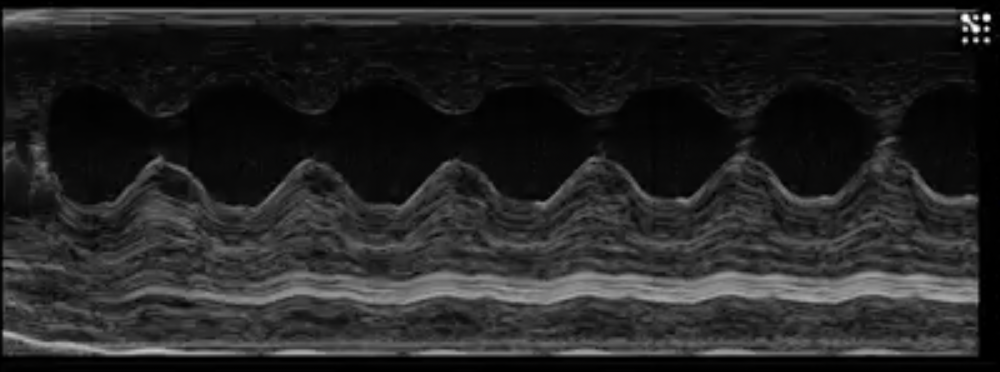
#> input picture test_image2.png, 1999 x 744 px (shown at 1/2 size)
$ jupyter execute --allow-errors clean_pipeline.ipynb
#> lines starting #> are read from the running program, lines starting #| are printed output that depends on the picture; after the words box and inside, x2 and y2 are one past the last pixel; in counts of white or black regions, pixels touching at a corner belong together
# Clean pipeline from png to alarm - Single image

[cell 1]
import numpy as np
import cv2
import pydicom as dicom
from matplotlib import pyplot as plt
from scipy.signal import argrelextrema

## Parameters to set for later

[cell 2]
min_scale = 2
max_scale = 10
HR = 450

## The image in this example

[cell 3]
# 1023/2W/AVI/2018-06-27-17-34-00_2018-05-02-15-21-59_1.avi

img = cv2.imread("test_image2.png", 0)
#> img: shape (744, 1999); min 0, max 255, mean 36.2
implot = plt.imshow(img, cmap="gray")

### Preprocessed images

[cell 4]
roof = cv2.imread("res/higher.png", 0)
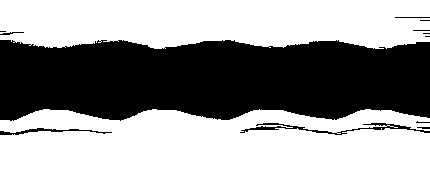
#> input picture imgs/995/PSLA_0w_cut/FRAME21/higher.png, 430 x 170 px, found by its file name
#> roof: shape (170, 430); 57.6% white; 12 black regions (6 under 20 px), largest, box (x1, y1, x2, y2) and area: (0, 40, 430, 121) 30121, (240, 123, 430, 135) 507, (0, 128, 112, 135) 232, (395, 17, 430, 18) 35, (0, 32, 24, 35) 33, (417, 127, 430, 129) 21
plt.imshow(roof, cmap="gray")
plt.title("Isolating roof of LVID")
plt.show()

tat = cv2.imread("res/lower.png", 0)
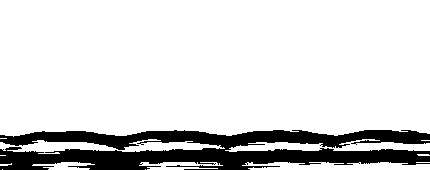
#> input picture imgs/995/PSLA_0w_cut/FRAME21/lower.png, 430 x 170 px, found by its file name
#> tat: shape (170, 430); 84.7% white; 1 black region, box (x1, y1, x2, y2) and area: (0, 130, 430, 170) 11219
plt.imshow(tat, cmap="gray")
plt.title("Isolating boundary for LVPW")
plt.show()

floor = cv2.imread("res/medium.png", 0)
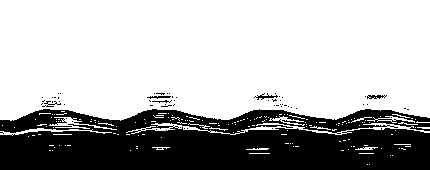
#> input picture imgs/995/PSLA_0w_cut/FRAME21/medium.png, 430 x 170 px, found by its file name
#> floor: shape (170, 430); 69.9% white; 61 black regions (55 under 20 px), largest, box (x1, y1, x2, y2) and area: (0, 109, 430, 170) 21709, (254, 93, 278, 100) 58, (367, 95, 387, 99) 50, (147, 96, 171, 99) 43, (42, 101, 61, 107) 40, (152, 100, 172, 103) 24
plt.imshow(floor, cmap="gray")
plt.title("Isolating bottom of LVID")
plt.show()

### Functions for finding IVS, LVAW, LVID and LVPW distances

#### Older version

[cell 5]
# Link: https://www.geeksforgeeks.org/longest-sequence-positive-integers-array/

def getLongestSeq_LVID(a, n):
    maxIdx = 0
    maxLen = 0
    currLen = 0
    currIdx = 0
    for k in range(n):
        if a[k] < 15:
            currLen += 1
            if currLen == 1:
                currIdx = k
        else:
            if currLen > maxLen:
                maxLen = currLen
                maxIdx = currIdx
            currLen = 0

    if currLen > maxLen:
        maxLen = currLen
        maxIdx = currIdx

    if maxLen > 0:
        return maxIdx, maxLen
    else:
        return 0,0

def getLongestSeq_below_LVPW(a, n):
    maxIdx = 0
    maxLen = 0
    currLen = 0
    currIdx = 0
    for k in range(n):
        if a[k] > 100:
            currLen += 1
            if currLen == 1:
                currIdx = k
        else:
            if currLen > maxLen:
                maxLen = currLen
                maxIdx = currIdx
            currLen = 0

    if currLen > maxLen:
        maxLen = currLen
        maxIdx = currIdx

    if maxLen > 0:
        return maxIdx, maxLen
    else:
        return 0,0

[cell 6]
# LVPW Goes from start_below_LVPW_x to end_LVID_y
# IVS goes from start_LVID_x to top of frame at 0

start_LVID_x = []
end_LVID_y = []
start_below_LVPW_x = []
end_below_LVPW_y = []

for i in range(len(floor[0])):
    col = img[:,i]
    n_ = len(col)

    start_LVID,stretch_LVID = getLongestSeq_LVID(col, n_)

    start_LVID_x.append(start_LVID)
    end_LVID_y.append(start_LVID+stretch_LVID)

    start_LVPW,stretch_LVPW = getLongestSeq_below_LVPW(col, n_)

    start_below_LVPW_x.append(start_LVPW)
    end_below_LVPW_y.append(start_LVPW+stretch_LVPW)
#> this loop made 430 passes
#> (start_LVID, stretch_LVID, start_LVPW, stretch_LVPW) on passes 1 to 3: (0, 744, 0, 0), (0, 526, 0, 0), (52, 248, 0, 0)

# Saving the measurements
IVS_LVAW2 = np.array(start_LVID_x)
LVID2 = np.array(end_LVID_y) - np.array(start_LVID_x)
LVPW2 = np.array(start_below_LVPW_x) - np.array(end_LVID_y)


plt.imshow(img, cmap="gray")
for i in range(0,len(start_LVID_x),50):
    #IVS/LVAW
    plt.vlines(i, start_LVID_x[i], 0, colors="red")
#> this loop made 9 passes
#> i on passes 2 to 9: 50, 100, 150, 200, 250, 300, 350, 400
plt.title("Outline of IVS/LVAW measurements")
plt.show()
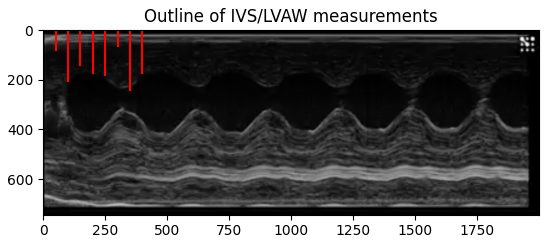
#> figure drawn by matplotlib, 1 panel

plt.imshow(img, cmap="gray")
for i in range(0,len(start_LVID_x),50):
    #LVID
    plt.vlines(i, start_LVID_x[i], end_LVID_y[i], colors="blue")
plt.title("Outline of LVID measurements")
plt.show()
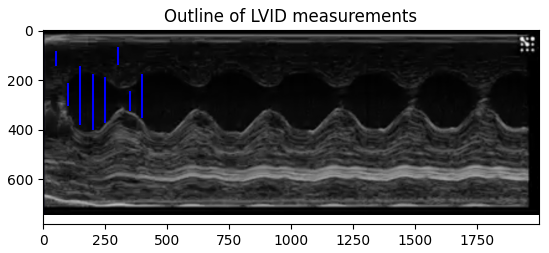
#> figure drawn by matplotlib, 1 panel

plt.imshow(img, cmap="gray")
for i in range(0,len(start_LVID_x),50):
    #LVPW
    plt.vlines(i, start_below_LVPW_x[i], end_LVID_y[i], colors="orange")
plt.title("Outline of LVPW measurements")
plt.show()
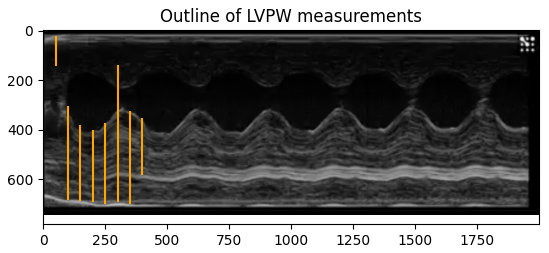
#> figure drawn by matplotlib, 1 panel

plt.imshow(img, cmap="gray")
for i in range(0,len(start_LVID_x),50):
    #IVS/LVAW
    plt.vlines(i, start_LVID_x[i], 0, colors="red")
    #LVID
    plt.vlines(i, start_LVID_x[i], end_LVID_y[i], colors="blue")
    #LVPW
    plt.vlines(i, start_below_LVPW_x[i], end_LVID_y[i], colors="orange")
plt.title("Outline of IVS/LVAW, LVID and LVPW measurements")
plt.show()
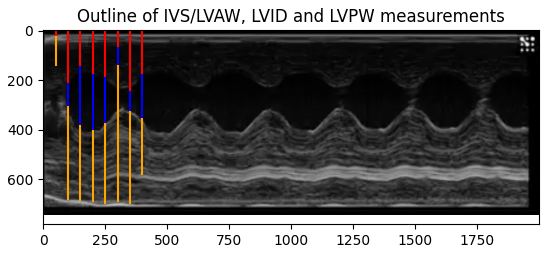
#> figure drawn by matplotlib, 1 panel

#### Newest version

[cell 7]
# Link: https://www.geeksforgeeks.org/longest-sequence-positive-integers-array/

def getLongestSeq_roof(a, n):
    maxIdx = 0
    maxLen = 0
    currLen = 0
    currIdx = 0
    for k in range(n):
        if a[k] < 15:
            currLen += 1
            if currLen == 1:
                currIdx = k
        else:
            if currLen > maxLen:
                maxLen = currLen
                maxIdx = currIdx
            currLen = 0

    if currLen > maxLen:
        maxLen = currLen
        maxIdx = currIdx

    if maxLen > 0:
        return maxIdx, maxLen
    else:
        return 0,0

# [49 lines left out: functions getLongestSeq_floor, getLongestSeq_tat, not called in this run]

### Finding measurements

[cell 8]
start_LVID = []
end_LVID = []
start_LVPW = []

#> (the rest of this cell did not finish here and is left out)

#### Filtering output

[cell 9]
# If Orange or Blue lines start at 0, remove them before calculating the average diastole and systole values.
# We will remove these before we calculate the average later

[cell 10]
IVS_LVAW = np.array(end_LVID)
LVID = np.array(start_LVID) - np.array(end_LVID)
LVPW = np.array(start_LVPW) - np.array(start_LVID)

## Diastole and systole measurements

### Functions

[cell 11]
# Link: https://scipy-cookbook.readthedocs.io/items/SignalSmooth.html

def smooth(x,window_len=11,window='hanning'):
    """smooth the data using a window with requested size.

    This method is based on the convolution of a scaled window with the signal.
    The signal is prepared by introducing reflected copies of the signal
    (with the window size) in both ends so that transient parts are minimized
    in the begining and end part of the output signal.

    input:
        x: the input signal
        window_len: the dimension of the smoothing window; should be an odd integer
        window: the type of window from 'flat', 'hanning', 'hamming', 'bartlett', 'blackman'
            flat window will produce a moving average smoothing.

    output:
        the smoothed signal

    example:

    t=linspace(-2,2,0.1)
    x=sin(t)+randn(len(t))*0.1
    y=smooth(x)

    see also:

    numpy.hanning, numpy.hamming, numpy.bartlett, numpy.blackman, numpy.convolve
    scipy.signal.lfilter

    TODO: the window parameter could be the window itself if an array instead of a string
    NOTE: length(output) != length(input), to correct this: return y[(window_len/2-1):-(window_len/2)] instead of just y.
    """
    s=np.r_[x[window_len-1:0:-1],x,x[-2:-window_len-1:-1]]
    if window == 'flat': #moving average
        w=np.ones(window_len,'d')
    else:
        w=eval('np.'+window+'(window_len)')

    y=np.convolve(w/w.sum(),s,mode='valid')
    return y[int((window_len-1)/2):-int((window_len-1)/2)]

#### Older version

[cell 12]
LVID_diastole = []
LVID_systole = []

IVS_LVAW_diastole = []
IVS_LVAW_systole = []

LVPW_diastole = []
LVPW_systole = []

#> (the rest of this cell did not finish here and is left out)

### Newer version - includes filtering of wrong measurements

[cell 13]
LVID_diastole = []
LVID_systole = []

IVS_LVAW_diastole = []
IVS_LVAW_systole = []

LVPW_diastole = []
LVPW_systole = []

#> (the rest of this cell did not finish here and is left out)
